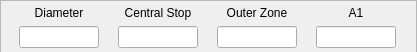
<?xml version="1.0" encoding="UTF-8"?>
<ui version="4.0">
 <class>Form</class>
 <widget class="QWidget" name="Form">
  <property name="geometry">
   <rect>
    <x>0</x>
    <y>0</y>
    <width>417</width>
    <height>52</height>
   </rect>
  </property>
  <property name="minimumSize">
   <size>
    <width>417</width>
    <height>52</height>
   </size>
  </property>
  <property name="windowTitle">
   <string>Form</string>
  </property>
  <layout class="QVBoxLayout" name="verticalLayout">
   <property name="spacing">
    <number>0</number>
   </property>
   <property name="margin">
    <number>0</number>
   </property>
   <item>
    <widget class="QFrame" name="frame">
     <property name="minimumSize">
      <size>
       <width>417</width>
       <height>54</height>
      </size>
     </property>
     <property name="frameShape">
      <enum>QFrame::StyledPanel</enum>
     </property>
     <property name="frameShadow">
      <enum>QFrame::Raised</enum>
     </property>
     <layout class="QGridLayout" name="gridLayout">
      <property name="margin">
       <number>5</number>
      </property>
      <item row="0" column="0">
       <widget class="QLabel" name="label">
        <property name="text">
         <string>Diameter</string>
        </property>
        <property name="alignment">
         <set>Qt::AlignCenter</set>
        </property>
       </widget>
      </item>
      <item row="0" column="1">
       <widget class="QLabel" name="label_2">
        <property name="text">
         <string>Central Stop</string>
        </property>
        <property name="alignment">
         <set>Qt::AlignCenter</set>
        </property>
       </widget>
      </item>
      <item row="0" column="2">
       <widget class="QLabel" name="label_3">
        <property name="text">
         <string>Outer Zone</string>
        </property>
        <property name="alignment">
         <set>Qt::AlignCenter</set>
        </property>
       </widget>
      </item>
      <item row="0" column="3">
       <widget class="QLabel" name="label_4">
        <property name="text">
         <string>A1</string>
        </property>
        <property name="alignment">
         <set>Qt::AlignCenter</set>
        </property>
       </widget>
      </item>
      <item row="1" column="0">
       <widget class="QLineEdit" name="zpDFld">
        <property name="maximumSize">
         <size>
          <width>80</width>
          <height>16777215</height>
         </size>
        </property>
       </widget>
      </item>
      <item row="1" column="1">
       <widget class="QLineEdit" name="zpCStopFld">
        <property name="maximumSize">
         <size>
          <width>80</width>
          <height>16777215</height>
         </size>
        </property>
       </widget>
      </item>
      <item row="1" column="2">
       <widget class="QLineEdit" name="zpOZoneFld">
        <property name="maximumSize">
         <size>
          <width>80</width>
          <height>16777215</height>
         </size>
        </property>
       </widget>
      </item>
      <item row="1" column="3">
       <widget class="QLineEdit" name="zpA1Fld">
        <property name="maximumSize">
         <size>
          <width>80</width>
          <height>16777215</height>
         </size>
        </property>
       </widget>
      </item>
     </layout>
    </widget>
   </item>
  </layout>
 </widget>
 <resources/>
 <connections/>
</ui>
